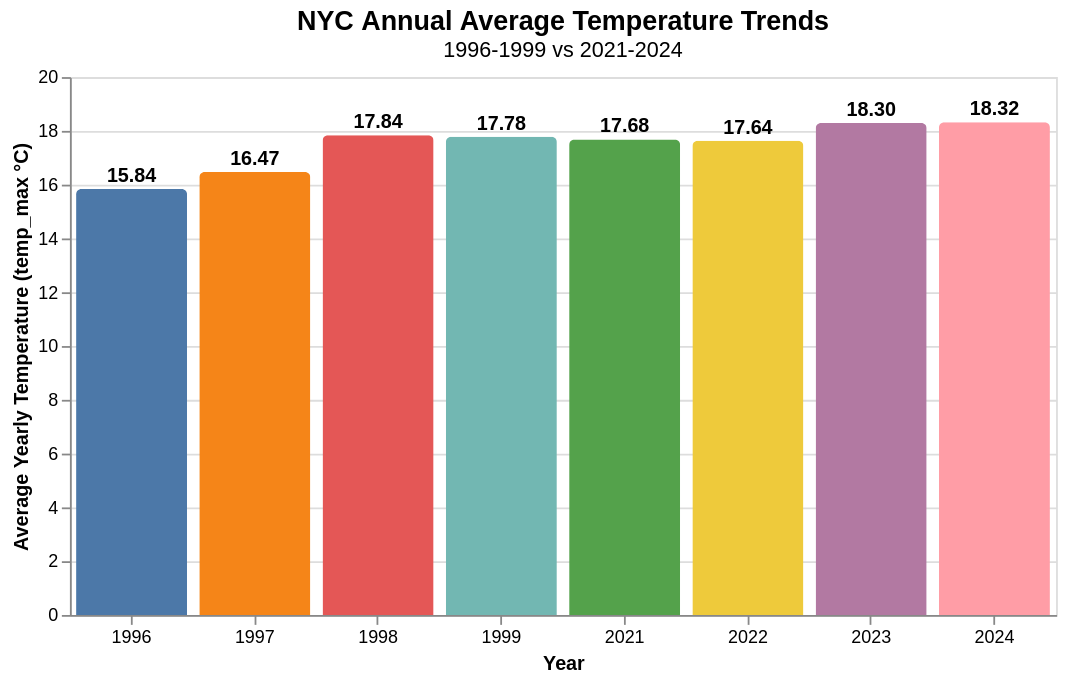

Source (notebook cell):
### Markdown cell above
According to the graph, generally monthly temperature trends have not changed significantly 25 years ago and recent years. Temperatures drop during the winter (January, February, and December) and jump during the summer (June, July, and August).

While the overall temperature cycle remains similar, the annual temperature trend is examined further below.

### Code cell
# prepare yearly data
yearly_avg = wdf.groupby('year')['temp_max'].mean().reset_index()

# base chart configuration
base = alt.Chart(yearly_avg).encode(
    x=alt.X('year:N', title='Year', axis=alt.Axis(labelAngle=0))
)

# create the bar chart for yearly averages
bars = base.mark_bar(
    cornerRadiusTopLeft=3, 
    cornerRadiusTopRight=3
).encode(
    y=alt.Y('temp_max:Q', 
            title='Average Yearly Temperature (temp_max °C)', 
            scale=alt.Scale(scheme='tableau10')),
    color=alt.Color('year:N', scale=alt.Scale(scheme='tableau10'), legend=None), 
    tooltip=[
        alt.Tooltip('year:N', title='Year'),
        alt.Tooltip('temp_max:Q', format='.2f', title='Avg Yearly Temperature (°C)')
    ]
)

# text label (static values on top of bars)
text = base.mark_text(
    align='center',
    baseline='bottom',
    dy=-2, 
    fontSize=11,
    fontWeight='bold'
).encode(
    y=alt.Y('temp_max:Q'),
    text=alt.Text('temp_max:Q', format='.2f') 
)

# display (layer and bar)
(bars + text).properties(
    title={
        "text": 'NYC Annual Average Temperature Trends', 
        "fontSize": 15,
        "subtitle": ["1996-1999 vs 2021-2024"],
        "subtitleFontSize": 12
    },
    width=550,
    height=300,
    padding={'left': 5, 'top': 5, 'right': 20, 'bottom': 5} 
).display()

### Figure 1 — Vega-Lite specification as saved in the notebook (floating-point values rounded to 4 significant figures)
{"config": {"view": {"continuousWidth": 300, "continuousHeight": 300}}, "layer": [{"mark": {"type": "bar", "cornerRadiusTopLeft": 3, "cornerRadiusTopRight": 3}, "encoding": {"color": {"field": "year", "legend": null, "scale": {"scheme": "tableau10"}, "type": "nominal"}, "tooltip": [{"field": "year", "title": "Year", "type": "nominal"}, {"field": "temp_max", "format": ".2f", "title": "Avg Yearly Temperature (°C)", "type": "quantitative"}], "x": {"axis": {"labelAngle": 0}, "field": "year", "title": "Year", "type": "nominal"}, "y": {"field": "temp_max", "scale": {"scheme": "tableau10"}, "title": "Average Yearly Temperature (temp_max °C)", "type": "quantitative"}}}, {"mark": {"type": "text", "align": "center", "baseline": "bottom", "dy": -2, "fontSize": 11, "fontWeight": "bold"}, "encoding": {"text": {"field": "temp_max", "format": ".2f", "type": "quantitative"}, "x": {"axis": {"labelAngle": 0}, "field": "year", "title": "Year", "type": "nominal"}, "y": {"field": "temp_max", "type": "quantitative"}}}], "data": {"name": "data-ec821a4e33bc1a161ed0efe0d3a2dc70"}, "height": 300, "padding": {"left": 5, "top": 5, "right": 20, "bottom": 5}, "title": {"text": "NYC Annual Average Temperature Trends", "fontSize": 15, "subtitle": ["1996-1999 vs 2021-2024"], "subtitleFontSize": 12}, "width": 550, "$schema": "https://vega.github.io/schema/vega-lite/v6.1.0.json", "datasets": {"data-ec821a4e33bc1a161ed0efe0d3a2dc70": [{"year": 1996, "temp_max": 15.84}, {"year": 1997, "temp_max": 16.47}, {"year": 1998, "temp_max": 17.84}, {"year": 1999, "temp_max": 17.78}, {"year": 2021, "temp_max": 17.68}, {"year": 2022, "temp_max": 17.64}, {"year": 2023, "temp_max": 18.3}, {"year": 2024, "temp_max": 18.32}]}}
